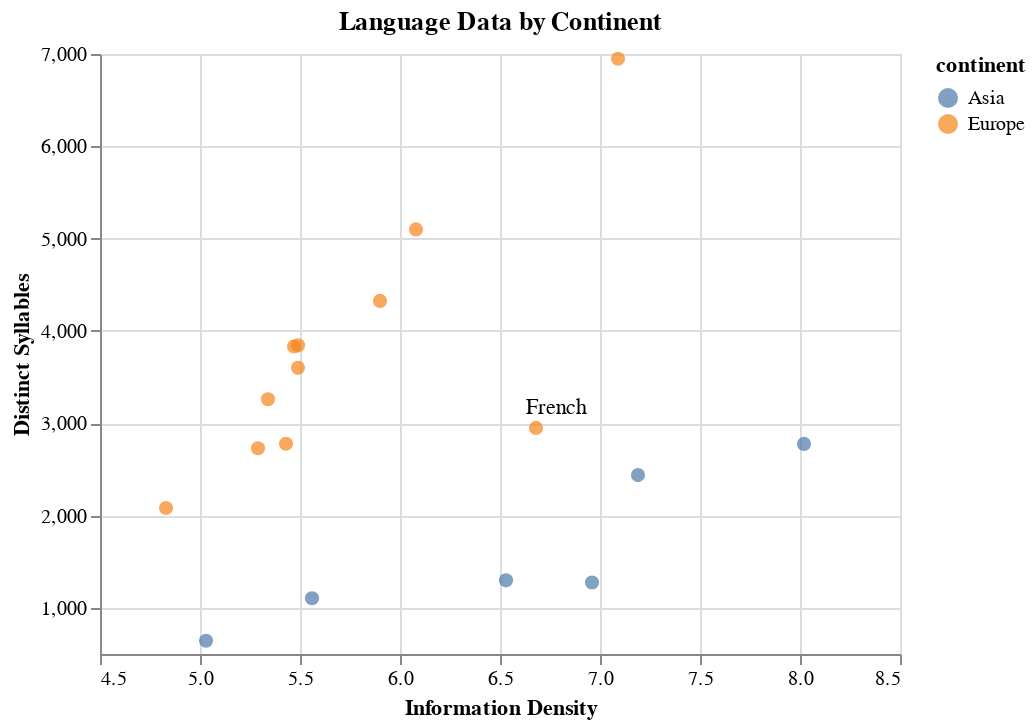

The notebook cell saved with this chart:
### Markdown cell above
**Question 1.5** <br> {points: 2}

Take the dataframe `outlier_lang_df` from **Question 1.4** and create a `mark_text` plot that annotates the language(s) deemed as outliers. Name this plot `text_plot`. You may want to change the position of the text so that it's not hiding the point it's annotating. 

Add `text_plot` to `coloured_den_syl_plot` and save this layered plot in an object named `annotated_plot`.  An appropriate title should be added to the combined plots and not the plots individually (This is because we will be presenting this plot with others in part 5).

### Code cell
text_plot = alt.Chart(outlier_lang_df).mark_text(dx=10, dy=-10).encode(
    alt.X('information_density'),
    alt.Y('distinct_syllables'),
    text=alt.value('French'))

annotated_plot = (coloured_den_syl_plot + text_plot).properties(title='Language Data by Continent')

annotated_plot

### Figure 1 — Vega-Lite specification as saved in the notebook (floating-point values rounded to 4 significant figures)
{"config": {"view": {"continuousWidth": 400, "continuousHeight": 300}}, "layer": [{"data": {"name": "data-ec9e1883f0b534e3c00039d4c34e7ffd"}, "mark": {"type": "circle", "size": 50}, "encoding": {"color": {"type": "nominal", "field": "continent"}, "x": {"type": "quantitative", "field": "information_density", "scale": {"zero": false}, "title": "Information Density"}, "y": {"type": "quantitative", "field": "distinct_syllables", "scale": {"zero": false}, "title": "Distinct Syllables"}}}, {"data": {"name": "data-7ad755541d5dc9704279c75ef111481e"}, "mark": {"type": "text", "dx": 10, "dy": -10}, "encoding": {"text": {"value": "French"}, "x": {"type": "quantitative", "field": "information_density"}, "y": {"type": "quantitative", "field": "distinct_syllables"}}}], "title": "Language Data by Continent", "$schema": "https://vega.github.io/schema/vega-lite/v4.8.1.json", "datasets": {"data-ec9e1883f0b534e3c00039d4c34e7ffd": [{"iso_lang": "CAT", "language": "Catalan", "information_density": 5.49, "distinct_syllables": 3600, "continent": "Europe", "id": 20.0, "lat": 42.55, "lon": 1.602}, {"iso_lang": "CMN", "language": "Mandarin", "information_density": 6.96, "distinct_syllables": 1274, "continent": "Asia", "id": 156.0, "lat": 35.86, "lon": 104.2}, {"iso_lang": "DEU", "language": "German", "information_density": 6.08, "distinct_syllables": 5100, "continent": "Europe", "id": 276.0, "lat": 51.17, "lon": 10.45}, {"iso_lang": "ENG", "language": "English", "information_density": 7.09, "distinct_syllables": 6949, "continent": "Europe", "id": 826.0, "lat": 55.38, "lon": -3.436}, {"iso_lang": "EUS", "language": "Basque", "information_density": 4.83, "distinct_syllables": 2082, "continent": "Europe", "id": null, "lat": null, "lon": null}, {"iso_lang": "FIN", "language": "Finnish", "information_density": 5.49, "distinct_syllables": 3844, "continent": "Europe", "id": 246.0, "lat": 61.92, "lon": 25.75}, {"iso_lang": "FRA", "language": "French", "information_density": 6.68, "distinct_syllables": 2949, "continent": "Europe", "id": 250.0, "lat": 46.23, "lon": 2.214}, {"iso_lang": "HUN", "language": "Hungarian", "information_density": 5.9, "distinct_syllables": 4325, "continent": "Europe", "id": 348.0, "lat": 47.16, "lon": 19.5}, {"iso_lang": "ITA", "language": "Italian", "information_density": 5.29, "distinct_syllables": 2729, "continent": "Europe", "id": 380.0, "lat": 41.87, "lon": 12.57}, {"iso_lang": "JPN", "language": "Japanese", "information_density": 5.03, "distinct_syllables": 643, "continent": "Asia", "id": 392.0, "lat": 36.2, "lon": 138.3}, {"iso_lang": "KOR", "language": "Korean", "information_density": 5.56, "distinct_syllables": 1104, "continent": "Asia", "id": 410.0, "lat": 35.91, "lon": 127.8}, {"iso_lang": "SPA", "language": "Spanish", "information_density": 5.43, "distinct_syllables": 2778, "continent": "Europe", "id": 724.0, "lat": 40.46, "lon": -3.749}, {"iso_lang": "SRP", "language": "Serbian", "information_density": 5.47, "distinct_syllables": 3831, "continent": "Europe", "id": 688.0, "lat": 44.02, "lon": 21.01}, {"iso_lang": "THA", "language": "Thai", "information_density": 7.19, "distinct_syllables": 2438, "continent": "Asia", "id": 764.0, "lat": 15.87, "lon": 101.0}, {"iso_lang": "TUR", "language": "Turkish", "information_density": 5.34, "distinct_syllables": 3260, "continent": "Europe", "id": 792.0, "lat": 38.96, "lon": 35.24}, {"iso_lang": "VIE", "language": "Vietnamese", "information_density": 8.02, "distinct_syllables": 2776, "continent": "Asia", "id": 704.0, "lat": 14.06, "lon": 108.3}, {"iso_lang": "YUE", "language": "Cantonese", "information_density": 6.53, "distinct_syllables": 1298, "continent": "Asia", "id": 344.0, "lat": 22.4, "lon": 114.1}], "data-7ad755541d5dc9704279c75ef111481e": [{"iso_lang": "FRA", "language": "French", "information_density": 6.68, "distinct_syllables": 2949, "continent": "Europe", "id": 250.0, "lat": 46.23, "lon": 2.214}]}}
